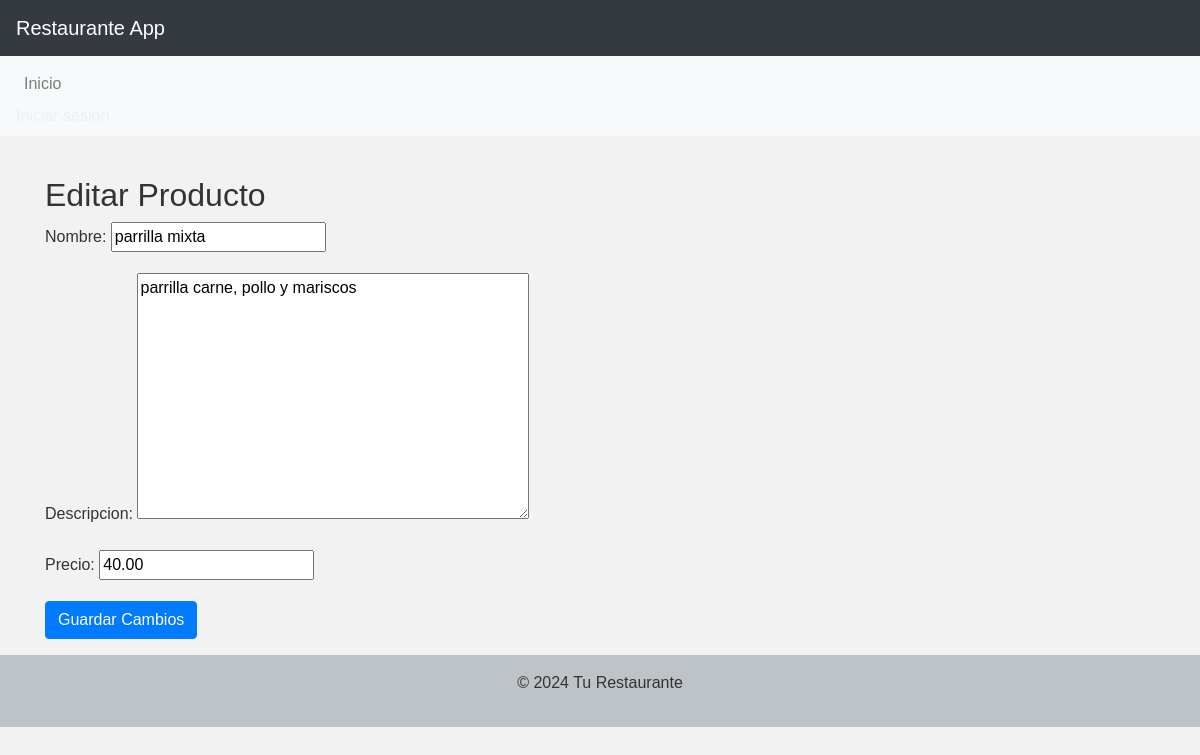
The page /editar_producto/1/ on the database its author committed.
### restaurante_app/models.py (models this page shows, shortened)
class Producto(models.Model):
    nombre = models.CharField(max_length=100)
    descripcion = models.TextField()
    precio = models.DecimalField(max_digits=10, decimal_places=2)

### restaurante_app/views.py (the view)
# urls.py: path('editar_producto/<int:pk>/', views.editar_producto, name='editar_producto'),
def editar_producto(request, pk):
    producto = get_object_or_404(Producto, id=pk)
    if request.method == 'POST':
        form = ProductoForm(request.POST, instance=producto)
        if form.is_valid():
            form.save()
            return redirect('lista_productos')
    else:
        form = ProductoForm(instance=producto)
    return render(request, 'restaurante_app/editar_producto.html', {'form': form})

### restaurante_app/forms.py
class ProductoForm(forms.ModelForm):
    class Meta:
        model = Producto
        fields = ['nombre', 'descripcion', 'precio']

### restaurante_app/templates/restaurante_app/editar_producto.html (shortened to what this page needs)
{% extends 'base.html' %}
{% block content %}
  <div class="container mt-4">
    <h2>Editar Producto</h2>
    <form method="post" class="form">
      {{ form.as_p }}
      <button type="submit" class="btn btn-primary">Guardar Cambios</button>
    </form>
  </div>
{% endblock %}

### restaurante_app/static/css/style.css (style rules this page uses)
body { font-family: 'Arial', sans-serif; background-color: #f2f2f2; color: #333; margin: 0; padding: 0; }

### rows shown on the page
Producto: nombre "parrilla mixta", descripcion "parrilla carne, pollo y mariscos", precio "40.00"
